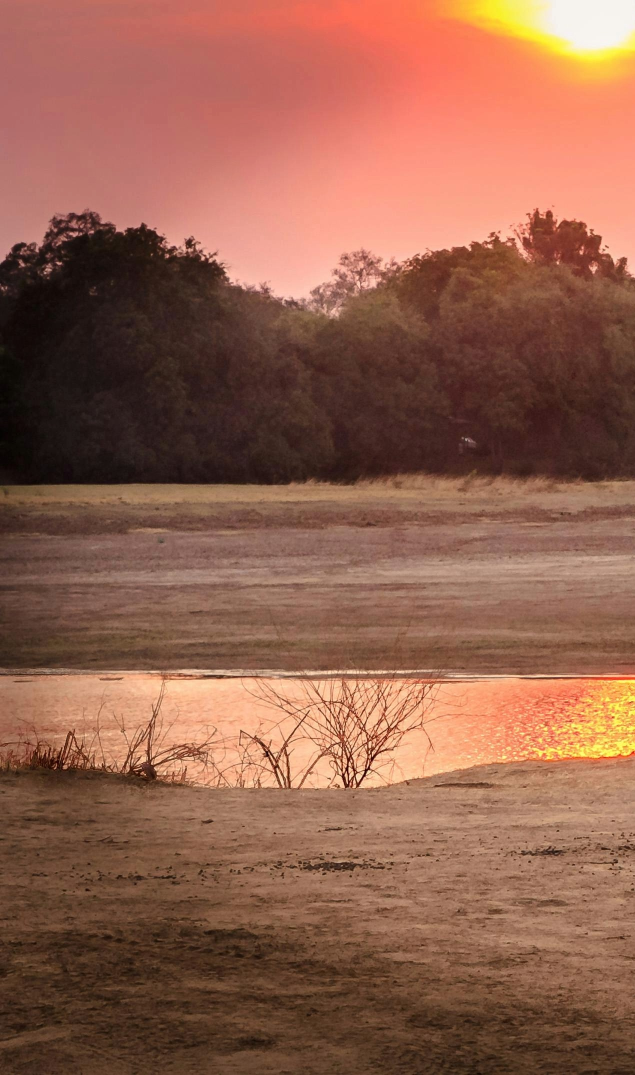
#> input picture Panaromic_Stitching/data/raw/img1.jpg, 1270 x 2150 px (shown at 1/2 size); its folder holds 4 pictures in this run
$ python main.py
#> lines starting #> are read from the running program, lines starting #| are printed output that depends on the picture; after the words box and inside, x2 and y2 are one past the last pixel; in counts of white or black regions, pixels touching at a corner belong together
### Panaromic_Stitching/src/stitcher.py
import cv2
import numpy as np
from .features import (
    detect_keypoints_sift,
    detect_keypoints_orb,
    match_features_bf,
    apply_ratio_test,
    extract_matched_pts
)
from .geometry import estimate_homography
from .warping import get_canvas_size, warp_image, create_mask, place_image_on_canvas
from .blending import feather_blend

class PanoramaStitcher:
    def __init__(self, feature_type='sift', ratio_threshold=0.75, ransac_threshold=4.0):
        self.feature_type = feature_type
        self.ratio_threshold = ratio_threshold
        self.ransac_threshold = ransac_threshold
    def stitch_pair(self,img1,img2):
        if self.feature_type == 'sift':
            kp1, desc1 = detect_keypoints_sift(img1)
            kp2, desc2 = detect_keypoints_sift(img2)
        else:
            kp1, desc1 = detect_keypoints_orb(img1)
            kp2, desc2 = detect_keypoints_orb(img2)
        print(f"Image 1: {len(kp1)} keypoints")
        print(f"Image 2: {len(kp2)} keypoints")
        raw_matches = match_features_bf(desc1, desc2)
        good_matches = apply_ratio_test(raw_matches, ratio=self.ratio_threshold)
        print(f"    Good matches: {len(good_matches)}")
        if len(good_matches) < 4:
            print("error")
            return None
        pts1, pts2 = extract_matched_pts(kp1, kp2, good_matches)
        print("estimating homography...")
        H, mask = estimate_homography(pts1, pts2, ransac_thresh=self.ransac_threshold)
        if H is None:
            print("error")
            return None
        inliers = np.sum(mask)
        inlier_ratio = 100 * inliers / len(mask)
        print(f"Inliers: {inliers} / {len(mask)} ({inlier_ratio:.1f}%)")
        print("canvas size...")
        canvas_shape, offset = get_canvas_size(img1.shape, img2.shape, H)
        img1_warped = warp_image(img1, H, canvas_shape, offset)
        img2_canvas, mask2 = place_image_on_canvas(img2, canvas_shape, offset)
        mask1 = create_mask(img1_warped)
        result = feather_blend(img1_warped, mask1, img2_canvas, mask2)
        return result

    def stitch_multiple(self, images):
        if len(images) == 2:
            return self.stitch_pair(images[0], images[1])
        center_idx = len(images) // 2
        print(f"total images: {len(images)}")
        result_right = images[center_idx].copy()
        for i in range(center_idx + 1, len(images)):
            result_right = self.stitch_pair(result_right, images[i])
            if result_right is None:
                return None
        result_left = images[center_idx].copy()
        for i in range(center_idx - 1, -1, -1):
            result_left = self.stitch_pair(images[i], result_left)
            if result_left is None:
                return None
        final_result = self.stitch_pair(result_left, result_right)
        return final_result

### Panaromic_Stitching/src/features.py
import cv2
import numpy as np

def detect_keypoints_sift(image , n_feats =5000):
    if len(image.shape) == 3:
        gray= cv2.cvtColor(image,cv2.COLOR_BGR2GRAY)
    else :
        gray = image
    sift = cv2.SIFT_create(nfeatures = n_feats)
    keypoints , descriptors = sift.detectAndCompute(gray,None)
    return keypoints,descriptors

# [13 lines left out: functions detect_keypoints_orb, visualize_keypoints, not called in this run]

def match_features_bf(desc1,desc2):
    matcher = cv2.BFMatcher(cv2.NORM_L2 , crossCheck=False)
    raw_matches = matcher.knnMatch(desc1,desc2,k=2)
    return raw_matches
def apply_ratio_test(raw_matches,ratio=0.75):
    good_matches = []
    for pair in raw_matches:
        if len(pair) == 2:
            m,n = pair
            if m.distance < ratio*n.distance :
                good_matches.append(m)
    return good_matches
def extract_matched_pts(kp1,kp2,matches):
    pts1 = np.float32([kp1[m.queryIdx].pt for m in matches])
    pts2 = np.float32([kp2[m.trainIdx].pt for m in matches])
    return pts1,pts2
# [7 lines left out: function visualize_matches, not called in this run]

### Panaromic_Stitching/src/warping.py
import cv2
import numpy as np

def get_canvas_size(shape1,shape2,H):
    h1, w1 = shape1[:2]
    h2, w2 = shape2[:2]
    corners1 = np.float32([[0, 0],[0, h1],[w1, h1],[w1, 0]]).reshape(-1, 1, 2)
    corners1_transformed = cv2.perspectiveTransform(corners1, H)
    corners2 = np.float32([[0, 0],[0, h2],[w2, h2],[w2, 0]]).reshape(-1, 1, 2)
    all_corners = np.concatenate((corners1_transformed, corners2), axis=0)
    [x_min, y_min] = np.int32(all_corners.min(axis=0).ravel() - 0.5)
    [x_max, y_max] = np.int32(all_corners.max(axis=0).ravel() + 0.5)
    canvas_width = x_max - x_min
    canvas_height = y_max - y_min
    offset = (-x_min, -y_min)
    return (canvas_height,canvas_width),offset

def warp_image(image,H,canvas_shape,offset):
    translation_matrix = np.array([[1, 0, offset[0]],[0, 1, offset[1]],[0, 0, 1]], dtype=np.float64)
    H_translated = translation_matrix @ H
    warped = cv2.warpPerspective(image,H_translated,(canvas_shape[1],canvas_shape[0]),flags=cv2.INTER_LINEAR,borderMode=cv2.BORDER_CONSTANT,borderValue=0)
    return warped

def create_mask(image):
    if len(image.shape) == 3:
        mask = (image.sum(axis=2) > 0).astype(np.uint8) * 255
    else:
        mask = (image > 0).astype(np.uint8) * 255
    return mask

def place_image_on_canvas(image,canvas_shape,offset):
    h, w = image.shape[:2]
    canvas_h, canvas_w = canvas_shape
    if len(image.shape) == 3:
        canvas = np.zeros((canvas_h,canvas_w, 3),dtype=image.dtype)
    else:
        canvas = np.zeros((canvas_h,canvas_w),dtype=image.dtype)
    mask = np.zeros((canvas_h,canvas_w),dtype=np.uint8)
    x_start = int(offset[0])
    y_start = int(offset[1])
    x_end = x_start + w
    y_end = y_start + h
    x_start_clip = max(0, x_start)
    y_start_clip = max(0, y_start)
    x_end_clip = min(canvas_w, x_end)
    y_end_clip = min(canvas_h, y_end)
    src_x_start = x_start_clip - x_start
    src_y_start = y_start_clip - y_start
    src_x_end = src_x_start + (x_end_clip - x_start_clip)
    src_y_end = src_y_start + (y_end_clip - y_start_clip)
    canvas[y_start_clip:y_end_clip, x_start_clip:x_end_clip] = \
        image[src_y_start:src_y_end, src_x_start:src_x_end]
    mask[y_start_clip:y_end_clip, x_start_clip:x_end_clip]=255
    return canvas, mask

### Panaromic_Stitching/src/geometry.py
import cv2
import numpy as np

def estimate_homography(pts0 , pts1 , ransac_thresh = 4.0 , confidence = 0.995):
    if len(pts0) < 4:
        return None , None
    H , mask = cv2.findHomography(pts0,pts1,method = cv2.RANSAC , ransacReprojThreshold=ransac_thresh , confidence=confidence , maxIters=2000)
    return H , mask

# [16 lines left out: functions compute_error_reprojection, get_inliers, not called in this run]

### Panaromic_Stitching/src/blending.py
import cv2
import numpy as np

def feather_blend(img1,mask1,img2,mask2):
    dist1 = cv2.distanceTransform(mask1, cv2.DIST_L2, 5)
    dist2 = cv2.distanceTransform(mask2, cv2.DIST_L2, 5)
    dist1_norm = dist1 / (dist1.max() + 1e-10)
    dist2_norm = dist2 / (dist2.max() + 1e-10)
    total_dist = dist1_norm + dist2_norm
    total_dist[total_dist == 0] = 1
    weight1 = dist1_norm / total_dist
    weight2 = dist2_norm / total_dist
    if len(img1.shape) == 3:
        weight1 = weight1[:, :, np.newaxis]
        weight2 = weight2[:, :, np.newaxis]
    blended = (img1.astype(np.float32) * weight1 +
               img2.astype(np.float32) * weight2)
    blended = blended.astype(img1.dtype)
    return blended


# [13 lines left out: function simple_blend, not called in this run]

### Panaromic_Stitching/main.py
import cv2
import glob
from src.stitcher import PanoramaStitcher

def main():
    image_paths = sorted(glob.glob("data/raw/img*.jpg"))
    if len(image_paths) == 0:
        print("image were not found , format of naming ('img1.jpg' for first image)")
        return
    print(f"found {len(image_paths)} images")
    images = []
    for i,path in enumerate(image_paths):
        image = cv2.imread(path)
#> image is the input picture: shape (2150, 1270, 3); mean B, G, R 77.5, 97.3, 146.9
        if image is None :
            print(f"failed to load image {i+1}")
        else :
            images.append(image)
    if len(images) < 2:
        print("atleast 2 images needed , load more !")
        return
    stitcher = PanoramaStitcher(feature_type='sift',ransac_threshold=4.0,ratio_threshold=0.75)
#> in __init__, `self.feature_type = feature_type`: self.feature_type = 'sift'
    result = stitcher.stitch_multiple(images)
#> after the loop in stitch_multiple, `for i in range(center_idx + 1, len(images)):`:
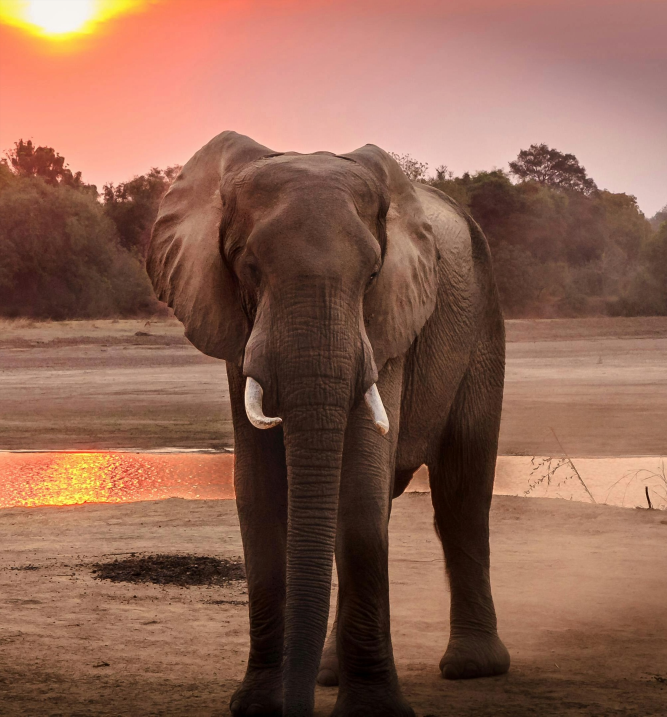
#> result_right: shape (2150, 2000, 3) (shown at 1/3 size); mean B, G, R 81.6, 99.1, 141.8
#> the loop in stitch_multiple, `for i in range(center_idx - 1, -1, -1):` made 2 passes
#> (inliers in stitch_pair, inlier_ratio in stitch_pair) on pass 1: (2770, 99.28)
#> (inliers in stitch_pair, inlier_ratio in stitch_pair) on pass 2: (2363, 98.87)
#| Image 1: 5000 keypoints
#| Image 2: 5000 keypoints
#|     Good matches: 2790
#| Inliers: 2770 / 2790 (99.3%)
#| Image 1: 5000 keypoints
#| Image 2: 5000 keypoints
#|     Good matches: 2390
#| Inliers: 2363 / 2390 (98.9%)
#> pass 1, in warp_image (call 2), `warped = cv2.warpPerspective(image,H_translated,(canvas_shape[1],canva..`:
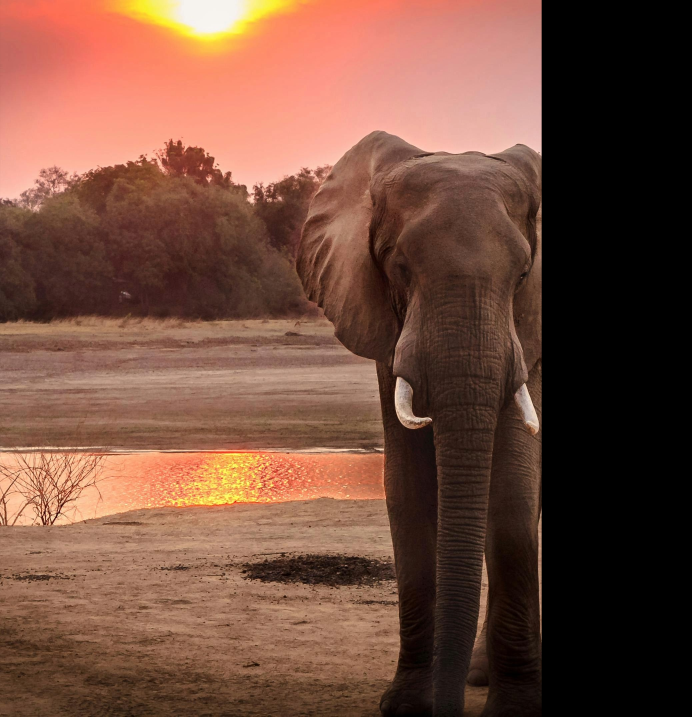
#> warped: shape (2150, 2075, 3) (shown at 1/3 size); mean B, G, R 61.3, 76.8, 115.3
#> pass 1, in stitch_pair (call 2), `img2_canvas, mask2 = place_image_on_canvas(img2, canvas_shape, offset)`:
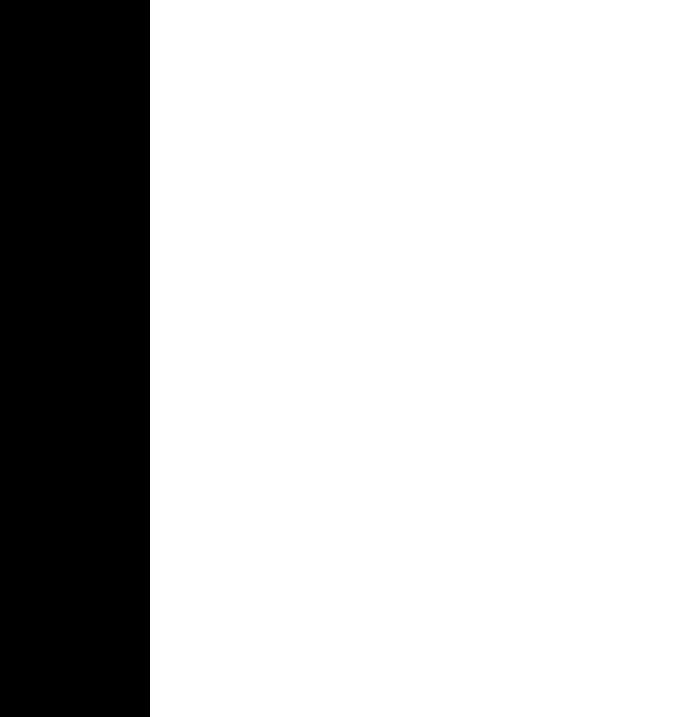
#> mask2: shape (2150, 2075) (shown at 1/3 size); 78.3% white; 1 black region, box (x1, y1, x2, y2) and area: (0, 0, 450, 2150) 967500
#> after the loop in stitch_multiple, `for i in range(center_idx - 1, -1, -1):`:
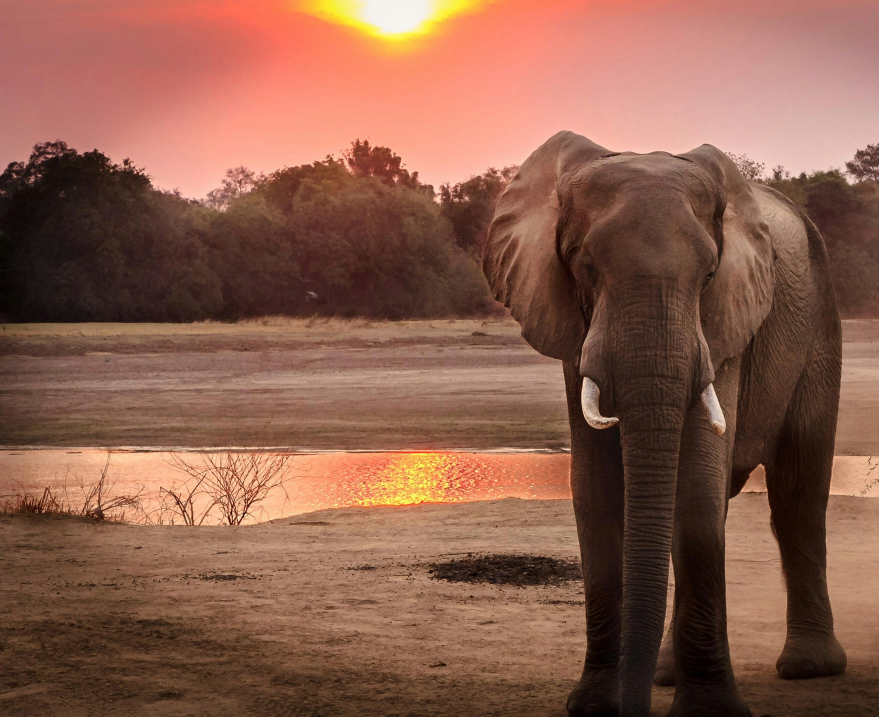
#> result_left: shape (2150, 2635, 3) (shown at 1/3 size); mean B, G, R 76.3, 94.1, 139.5
#> in detect_keypoints_sift (call 7), `gray= cv2.cvtColor(image,cv2.COLOR_BGR2GRAY)`:
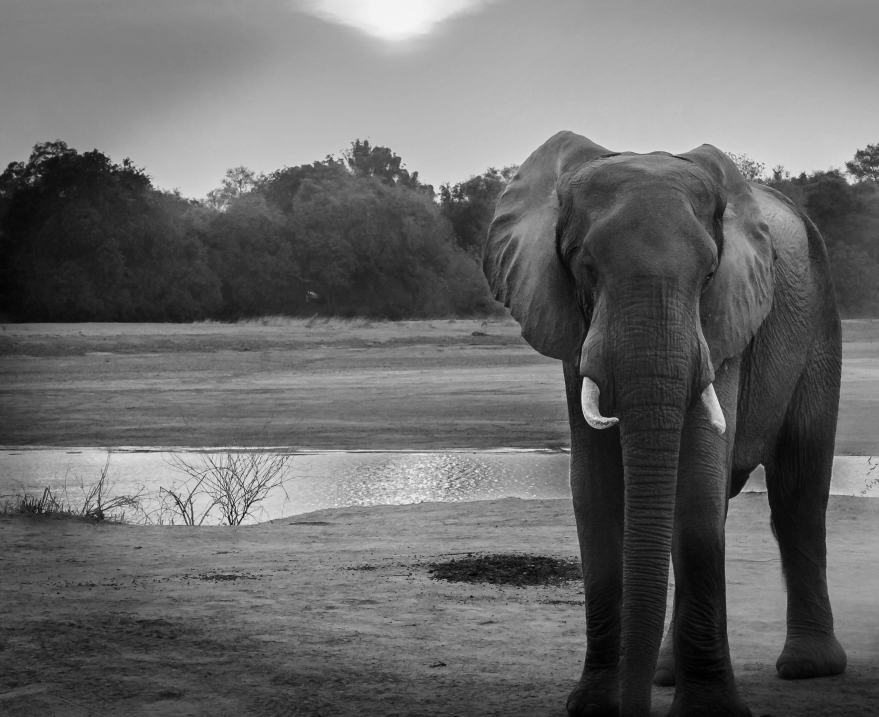
#> gray: shape (2150, 2635) (shown at 1/3 size); min 0, max 246, mean 105.6
#> in detect_keypoints_sift (call 7), `keypoints , descriptors = sift.detectAndCompute(gray,None)`: keypoints = 5000 keypoints; strongest (x, y, size): (695, 1566, 2.3), (290, 1549, 2), (728, 1551, 4.3), (735, 1531, 2.5)
#> in stitch_pair (call 4), `kp1, desc1 = detect_keypoints_sift(img1)`: kp1 has the same summary as keypoints in detect_keypoints_sift
#> in detect_keypoints_sift (call 8), `gray= cv2.cvtColor(image,cv2.COLOR_BGR2GRAY)`:
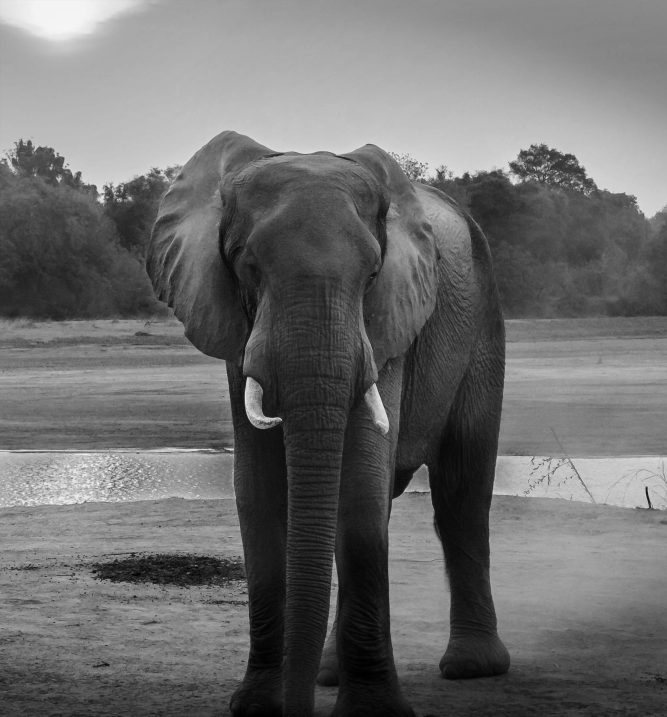
#> gray: shape (2150, 2000) (shown at 1/3 size); min 0, max 247, mean 109.9
#> in detect_keypoints_sift (call 8), `keypoints , descriptors = sift.detectAndCompute(gray,None)`: keypoints = 5000 keypoints; strongest (x, y, size): (671, 1734, 3), (1940, 1465, 5.4), (843, 1258, 3.1), (1640, 533, 3.8)
#> in stitch_pair (call 4), `kp2, desc2 = detect_keypoints_sift(img2)`: kp2 has the same summary as keypoints in detect_keypoints_sift
#| Image 1: 5000 keypoints
#| Image 2: 5000 keypoints
#> after the loop in apply_ratio_test (call 4), `for pair in raw_matches:`: good_matches = 2162 matches
#|     Good matches: 2162
#| Inliers: 2136 / 2162 (98.8%)
#> in stitch_pair (call 4), `img2_canvas, mask2 = place_image_on_canvas(img2, canvas_shape, offset)`: mask2: shape (2150, 3010); 66.4% white; 1 black region, box (x1, y1, x2, y2) and area: (0, 0, 1010, 2150) 2171500
#> in create_mask (call 4), `mask = (image.sum(axis=2) > 0).astype(np.uint8) * 255`: mask: shape (2150, 3010); 87.5% white; 36 black regions (32 under 20 px), largest, box (x1, y1, x2, y2) and area: (2635, 0, 3010, 2150) 806250, (1778, 2144, 1807, 2150) 137, (2098, 2021, 2114, 2027) 55, (1736, 2144, 1744, 2150) 45
#> in feather_blend (call 4), `blended = (img1.astype(np.float32) * weight1 + img2.astype(np.float32)..`:
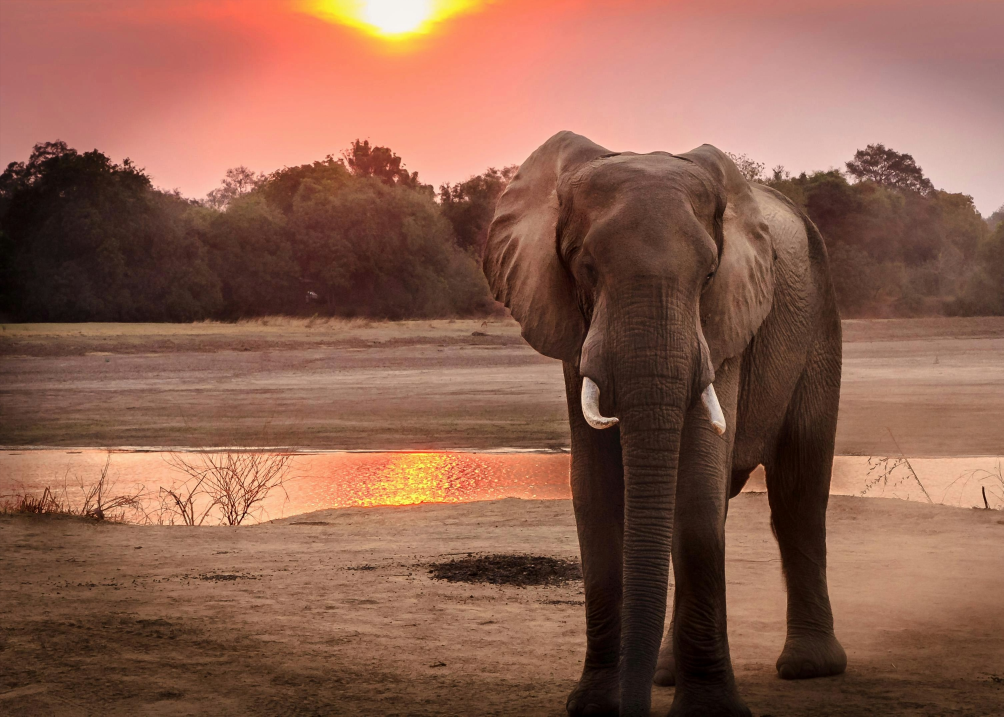
#> blended: shape (2150, 3010, 3) float32 (shown at 1/3 size); mean B, G, R 79.5, 97.2, 142.7; drawn with min black and max white
    if result is None:
        print("panaromic stitching failed , try different threshold values")
    else:
        output_path = "data/results/final_panorama.jpg"
        cv2.imwrite(output_path, result)
        print("panaromic image saved in results")
        cv2.imshow("panaroma",result)
        cv2.waitKey(0)
        cv2.destroyAllWindows()

if __name__ == '__main__':
    main()
